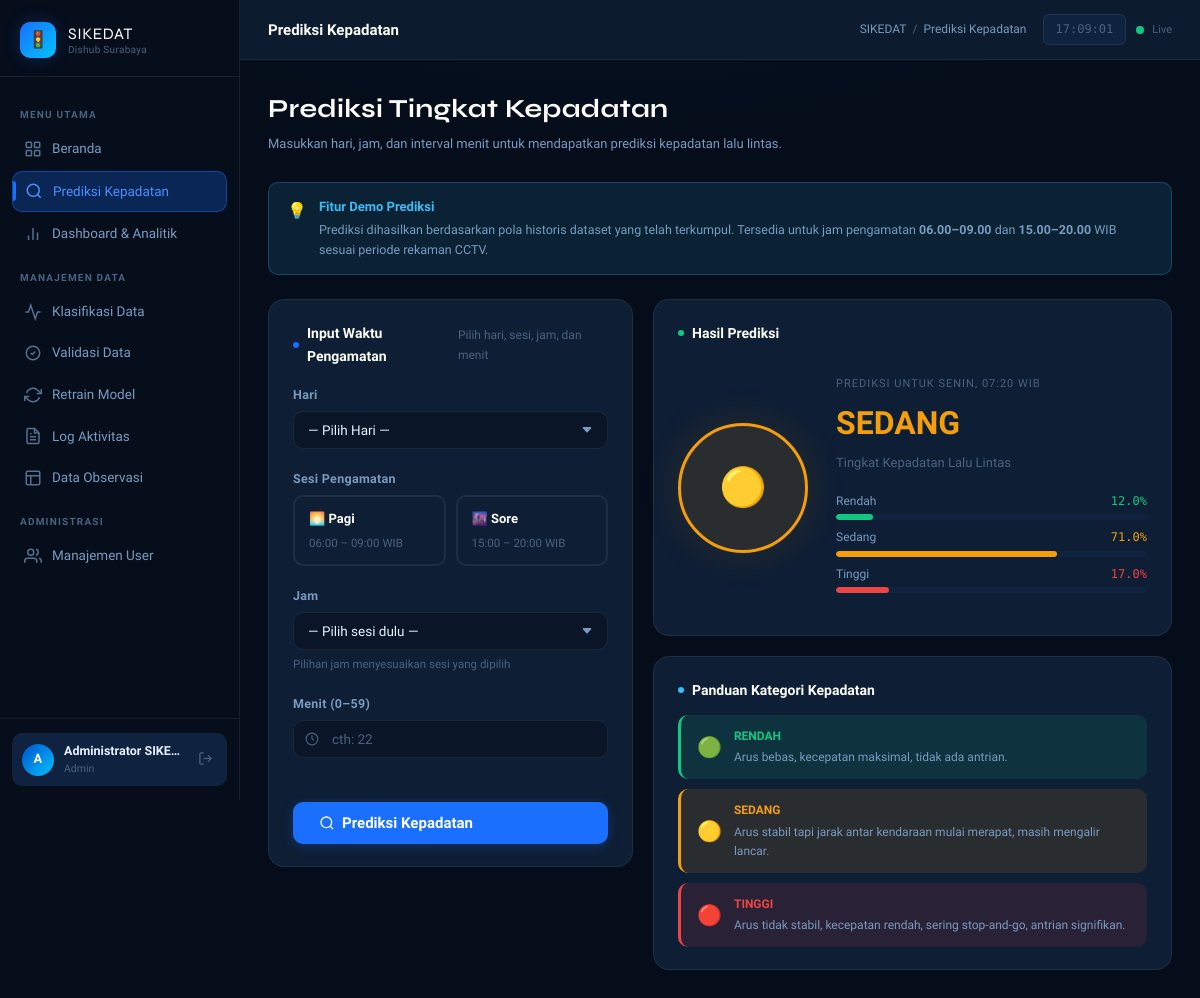
The page /prediksi (signed in) on the database as committed earlier.
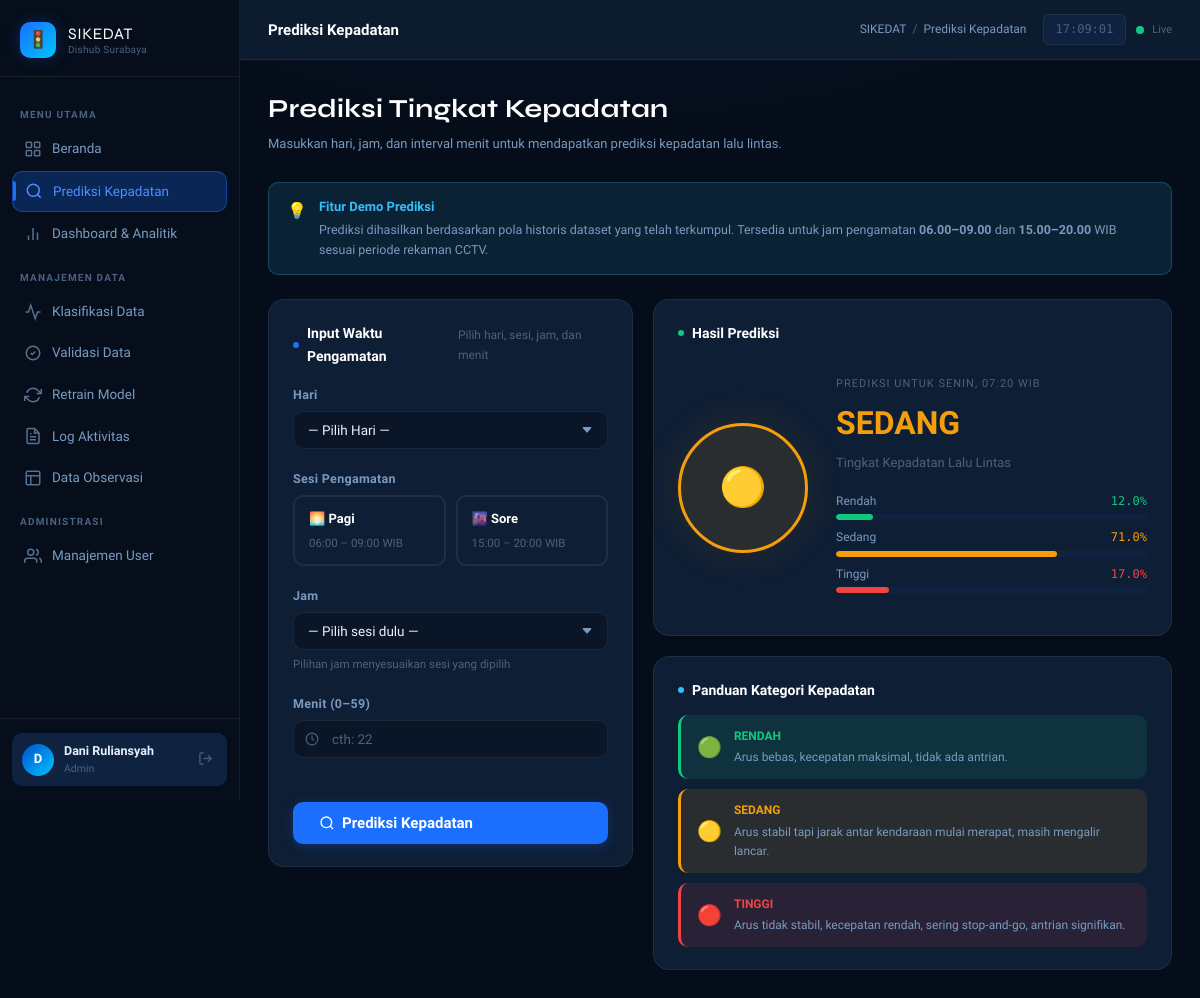
The same page on the database as committed later.
### models.py (models this page shows, shortened)
class User(UserMixin, db.Model):
    __tablename__ = 'users'
    id           = db.Column(db.Integer, primary_key=True)
    username     = db.Column(db.String(80), unique=True, nullable=False)
    password     = db.Column(db.String(200), nullable=False)  # disimpan ter-hash
    nama_lengkap = db.Column(db.String(150), nullable=True)
    role_id      = db.Column(db.Integer, db.ForeignKey('roles.id'), nullable=False)
    is_active    = db.Column(db.Boolean, default=True)
    created_at   = db.Column(db.DateTime, default=datetime.now)
    dataset_diklasifikasi = db.relationship(
        'Dataset',
        foreign_keys='Dataset.classified_by',
        backref='pengklasifikasi',
        lazy=True
    )
    dataset_divalidasi = db.relationship(
        'Dataset',
        foreign_keys='Dataset.validated_by',
        backref='validator',
        lazy=True
    )
    retrain_dilakukan = db.relationship(
        'RetrainHistory',
        backref='operator',
        lazy=True
    )
    @property
    def has_full_access(self):
        return bool(self.role and self.role.nama in ['admin', 'analis'])

### app.py (the view, shortened to what this page needs)
@app.route('/prediksi', methods=['GET', 'POST'])
def prediksi():
    prediction = None
    form_data  = None
    return render_template('prediksi.html',
                           prediction=prediction, form_data=form_data)

### app.py (called while the page is built)
@login_manager.user_loader
def load_user(user_id):
    return User.query.get(int(user_id))

@app.context_processor
def inject_globals():
    return {'now': datetime.now()}

### templates/prediksi.html (shortened to what the changed rows need)
{% extends "base.html" %}
{% block content %}
<div class="page-header">
  <h1>Prediksi Tingkat Kepadatan</h1>
</div>
{% endblock %}

### templates/base.html (shortened to what the changed rows need)
<!DOCTYPE html>
<html lang="id">
<head>
  <link rel="stylesheet" href="{{ url_for('static', filename='css/style.css') }}" />
</head>
<body>
<div class="layout">
  <aside class="sidebar" id="sidebar">
    <div class="sidebar-footer">
      {% if current_user.is_authenticated %}
      <div class="sidebar-user">
        <div class="user-avatar">
          {{ current_user.nama_lengkap[0].upper() if current_user.nama_lengkap else current_user.username[0].upper() }}
        </div>
        <div class="user-info">
          <div class="name">{{ current_user.nama_lengkap or current_user.username }}</div>
          <div class="role">{{ current_user.role.nama | capitalize if current_user.role else '—' }}</div>
        </div>
        <a href="{{ url_for('auth.logout') }}" class="logout-btn" title="Keluar">
          <svg width="15" height="15" viewBox="0 0 24 24" fill="none" stroke="currentColor" stroke-width="2">
            <path d="M9 21H5a2 2 0 0 1-2-2V5a2 2 0 0 1 2-2h4"/>
            <polyline points="16 17 21 12 16 7"/>
            <line x1="21" y1="12" x2="9" y2="12"/>
          </svg>
        </a>
      </div>
      {% else %}
      <a href="{{ url_for('auth.login') }}" class="btn btn-primary w-full btn-sm">
        🔐 Login Dishub
      </a>
      {% endif %}
    </div>
  </aside>
  <div class="main-content">
    <main class="page-content">
      {% block content %}{% endblock %}
    </main>
  </div>
</div>
</body>
</html>

Rows that differ between the two databases and show on the page:
changed User: nama_lengkap "A" → "D"; nama_lengkap "Administrator SIKE…" → "Dani Ruliansyah"
